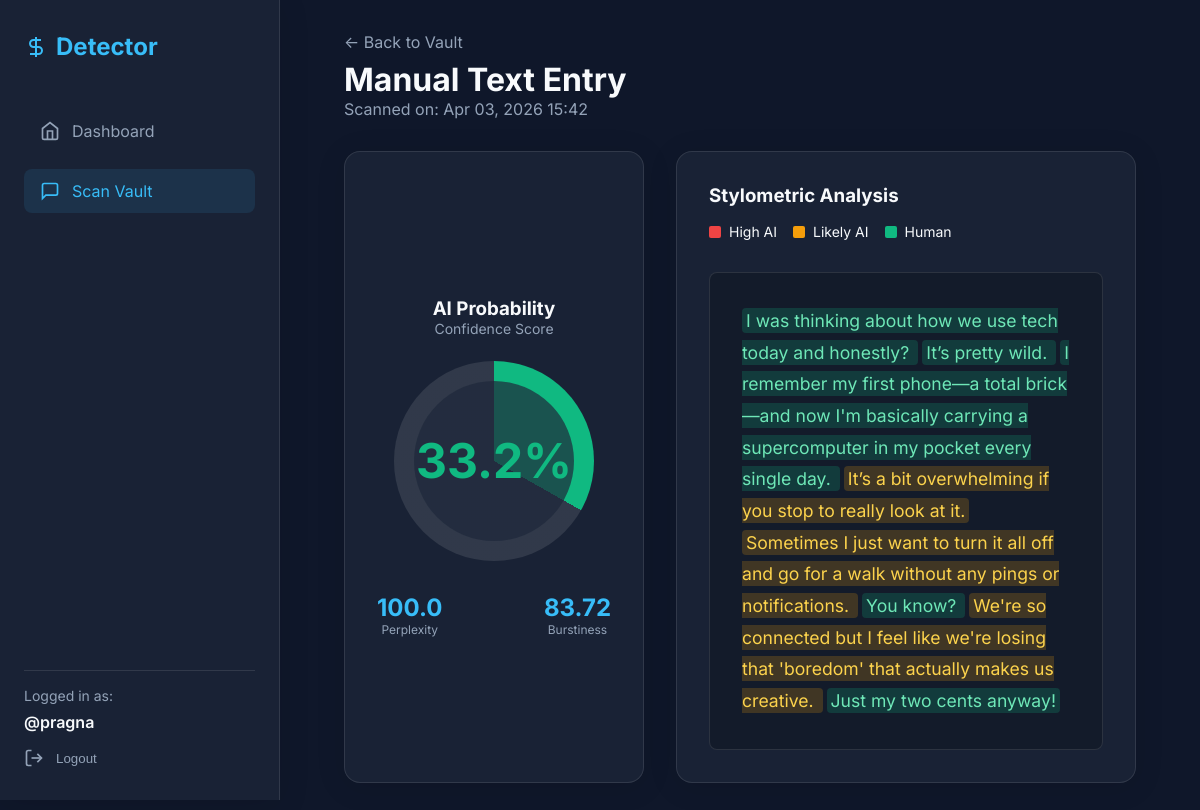
/history/6/ (signed in), run on the app's committed database.
### detector/models.py (models this page shows, shortened)
class ScanHistory(models.Model):
    user = models.ForeignKey(User, on_delete=models.CASCADE, related_name='scans')
    filename = models.CharField(max_length=255, blank=True, null=True)
    analyzed_text = models.TextField()
    ai_probability = models.FloatField()
    perplexity = models.FloatField()
    burstiness = models.FloatField()
    heatmap_data = models.JSONField()  # Store list of dicts: {'text': string, 'color': string}
    created_at = models.DateTimeField(auto_now_add=True)
    class Meta:
        ordering = ['-created_at']

### detector/views.py (the view)
# urls.py: path('history/<int:pk>/', views.history_detail_view, name='history_detail'),
@login_required
def history_detail_view(request, pk):
    scan = get_object_or_404(ScanHistory, pk=pk, user=request.user)
    return render(request, 'detector/history_detail.html', {'scan': scan})

### templates/detector/history_detail.html (shortened to what this page needs)
{% extends 'base.html' %}
{% block content %}
<div style="display:flex; justify-content:space-between; align-items:center; margin-bottom:2rem;">
    <div>
        <a href="{% url 'history' %}" style="display:inline-block; margin-bottom:0.5rem; color:var(--text-secondary); text-decoration:none;">
            ← Back to Vault
        </a>
        <h1>{{ scan.filename|default:"Manual Text Entry" }}</h1>
        <p style="color:var(--text-secondary)">Scanned on: {{ scan.created_at|date:"M d, Y H:i" }}</p>
    </div>
</div>
<div class="results-grid visible">
    <div class="glass-panel gauge-container neon-border">
        <h3>AI Probability</h3>
        <p style="color:var(--text-secondary); font-size:0.875rem; margin-bottom:1.5rem">Confidence Score</p>
        {% if scan.ai_probability > 70 %}
            <div class="gauge" style="--gauge-deg: {{ scan.ai_probability|add:"0"|stringformat:".2f"|title }}deg; --gauge-color: var(--color-red); background: conic-gradient(var(--gauge-color) calc({{ scan.ai_probability }} * 3.6deg), rgba(255,255,255,0.1) 0);">
                <span class="gauge-value" style="color:var(--color-red)">{{ scan.ai_probability }}%</span>
            </div>
        {% else %}
            <div class="gauge" style="--gauge-deg: {{ scan.ai_probability|add:"0"|stringformat:".2f"|title }}deg; --gauge-color: var(--color-emerald); background: conic-gradient(var(--gauge-color) calc({{ scan.ai_probability }} * 3.6deg), rgba(255,255,255,0.1) 0);">
                <span class="gauge-value" style="color:var(--color-emerald)">{{ scan.ai_probability }}%</span>
            </div>
        {% endif %}
        <div class="metrics-box">
            <div class="metric">
                <span class="metric-val">{{ scan.perplexity }}</span>
                <span style="font-size:0.75rem; color:var(--text-secondary)">Perplexity</span>
            </div>
            <div class="metric">
                <span class="metric-val">{{ scan.burstiness }}</span>
                <span style="font-size:0.75rem; color:var(--text-secondary)">Burstiness</span>
            </div>
        </div>
    </div>
    <div class="glass-panel" style="padding:2rem; overflow-y:auto; max-height:80vh">
        <h3>Stylometric Analysis</h3>
        <div style="display:flex; gap:1rem; margin-top:1rem; margin-bottom:2rem; font-size:0.875rem">
            <span style="display:flex; align-items:center; gap:0.5rem"><div style="width:12px;height:12px;background:#ef4444;border-radius:2px"></div> High AI</span>
            <span style="display:flex; align-items:center; gap:0.5rem"><div style="width:12px;height:12px;background:#f59e0b;border-radius:2px"></div> Likely AI</span>
            <span style="display:flex; align-items:center; gap:0.5rem"><div style="width:12px;height:12px;background:#10b981;border-radius:2px"></div> Human</span>
        </div>
        <div class="heatmap-container" style="background:rgba(0,0,0,0.2); border-radius:8px; border:1px solid var(--glass-border)">
            {% for item in scan.heatmap_data %}
                <span class="sentence {{ item.color }}" title="Score: {{ item.score }}">{{ item.text }} </span>
            {% endfor %}
        </div>
    </div>
</div>
{% endblock %}

### templates/base.html (shortened to what this page needs)
<!DOCTYPE html>
<html lang="en">
<head>
    {% load static %}
    <link rel="stylesheet" href="{% static 'css/styles.css' %}">
</head>
<body>
    {% if user.is_authenticated %}
    <aside class="sidebar glass-panel">
        <div class="brand">
            <svg width="24" height="24" viewBox="0 0 24 24" fill="none" stroke="currentColor" stroke-width="2"><path d="M12 2v20M17 5H9.5a3.5 3.5 0 0 0 0 7h5a3.5 3.5 0 0 1 0 7H6"/></svg>
            Detector
        </div>
        <nav>
            <ul class="nav-links">
                <li><a href="{% url 'dashboard' %}" class="nav-link {% if request.path == '/' %}active{% endif %}">
                    <svg width="20" height="20" viewBox="0 0 24 24" fill="none" stroke="currentColor" stroke-width="2"><path d="M3 9l9-7 9 7v11a2 2 0 0 1-2 2H5a2 2 0 0 1-2-2z"/><polyline points="9 22 9 12 15 12 15 22"/></svg>
                    Dashboard</a></li>
                <li><a href="{% url 'history' %}" class="nav-link {% if 'history' in request.path %}active{% endif %}">
                    <svg width="20" height="20" viewBox="0 0 24 24" fill="none" stroke="currentColor" stroke-width="2"><path d="M21 15a2 2 0 0 1-2 2H7l-4 4V5a2 2 0 0 1 2-2h14a2 2 0 0 1 2 2z"/></svg>
                    Scan Vault</a></li>
            </ul>
        </nav>
        <div class="user-info">
            <span style="color:var(--text-secondary); font-size:0.875rem;">Logged in as:</span>
            <span style="font-weight:600;">@{{ user.username }}</span>
            <form method="post" action="{% url 'logout' %}" style="margin-top:0.5rem">
                <button type="submit" class="nav-link" style="background:transparent; border:none; padding:0; cursor:pointer;" onclick="return confirm('Logout?')">
                    <svg width="20" height="20" viewBox="0 0 24 24" fill="none" stroke="currentColor" stroke-width="2"><path d="M9 21H5a2 2 0 0 1-2-2V5a2 2 0 0 1 2-2h4"/><polyline points="16 17 21 12 16 7"/><line x1="21" y1="12" x2="9" y2="12"/></svg>
                    Logout
                </button>
            </form>
        </div>
    </aside>
    <main class="main-content">
        {% block content %}{% endblock %}
    </main>
    {% else %}
        {% block auth_content %}{% endblock %}
    {% endif %}
</body>
</html>

### static/css/styles.css (style rules this page uses)
:root { --bg-dark: #0f172a; --bg-panel: rgba(30, 41, 59, 0.7); --text-primary: #f8fafc; --text-secondary: #94a3b8; --accent-neon: #38bdf8; --accent-hover: #0284c7; --glass-border: rgba(255, 255, 255, 0.1); --color-red: #ef4444; --color-amber: #f59e0b; --color-emerald: #10b981; }
* { box-sizing: border-box; margin: 0; padding: 0; }
body { font-family: 'Inter', system-ui, -apple-system, sans-serif; background-color: var(--bg-dark); color: var(--text-primary); min-height: 100vh; display: flex; overflow-x: hidden; }
.glass-panel { background: var(--bg-panel); backdrop-filter: blur(12px); -webkit-backdrop-filter: blur(12px); border: 1px solid var(--glass-border); border-radius: 16px; box-shadow: 0 4px 30px rgba(0, 0, 0, 0.1); }
.sidebar { width: 280px; height: 100vh; position: fixed; border-radius: 0; border-right: 1px solid var(--glass-border); border-top: none; border-bottom: none; border-left: none; padding: 2rem 1.5rem; display: flex; flex-direction: column; }
.brand { font-size: 1.5rem; font-weight: 700; color: var(--accent-neon); margin-bottom: 3rem; display: flex; align-items: center; gap: 0.5rem; }
.nav-links { list-style: none; display: flex; flex-direction: column; gap: 1rem; }
.nav-link { color: var(--text-secondary); text-decoration: none; padding: 0.75rem 1rem; border-radius: 8px; transition: all 0.3s ease; display: flex; align-items: center; gap: 0.75rem; }
.nav-link:hover, .nav-link.active { background: rgba(56, 189, 248, 0.1); color: var(--accent-neon); }
.user-info { margin-top: auto; padding-top: 1rem; border-top: 1px solid var(--glass-border); display: flex; flex-direction: column; gap: 0.5rem; }
.main-content { margin-left: 280px; padding: 2rem 4rem; width: calc(100% - 280px); min-height: 100vh; }
.results-grid { display: grid; grid-template-columns: 300px 1fr; gap: 2rem; margin-top: 2rem; display: none; }
.results-grid.visible { display: grid; animation: fadeIn 0.5s ease; }
.gauge-container { display: flex; flex-direction: column; align-items: center; justify-content: center; padding: 2rem; }
.gauge { position: relative; width: 200px; height: 200px; border-radius: 50%; background: conic-gradient(var(--gauge-color) var(--gauge-deg), rgba(255,255,255,0.1) 0); display: flex; align-items: center; justify-content: center; margin-bottom: 1rem; transition: background 1s ease-out; }
.gauge::before { content: ''; position: absolute; width: 160px; height: 160px; background: var(--bg-panel); border-radius: 50%; }
.gauge-value { position: relative; font-size: 3rem; font-weight: 700; z-index: 10; }
.metrics-box { display: flex; justify-content: space-between; width: 100%; margin-top: 1rem; }
.metric { display: flex; flex-direction: column; align-items: center; }
.metric-val { font-size: 1.5rem; font-weight: bold; color: var(--accent-neon); }
.heatmap-container { padding: 2rem; line-height: 1.8; font-size: 1.1rem; }
span.sentence { padding: 2px 4px; border-radius: 4px; margin-right: 4px; transition: all 0.2s ease; }
span.sentence.amber { background: rgba(245, 158, 11, 0.2); color: #fcd34d; }
span.sentence.emerald { background: rgba(16, 185, 129, 0.2); color: #6ee7b7; }

### data on the page
ScanHistory: filename "Manual Text Entry", created_at "Apr 03, 2026 15:42", ai_probability "33.2", perplexity "100.0", burstiness "83.72"

### other printed values
{{ user.username }} "pragna"
{{ item.text }} "I was thinking about how we use tech today and honestly?" "It’s pretty wild." "I remember my first phone—a total brick—and now I'm basically carrying a supercomputer in my pocket every single day." "It’s a bit overwhelming if you stop to really look at it." "Sometimes I just want to turn it all off and go for a walk without any pings or notifications." "You know?" "We're so connected but I feel like we're losing that 'boredom' that actually makes us creative." "Just my two cents anyway!"
